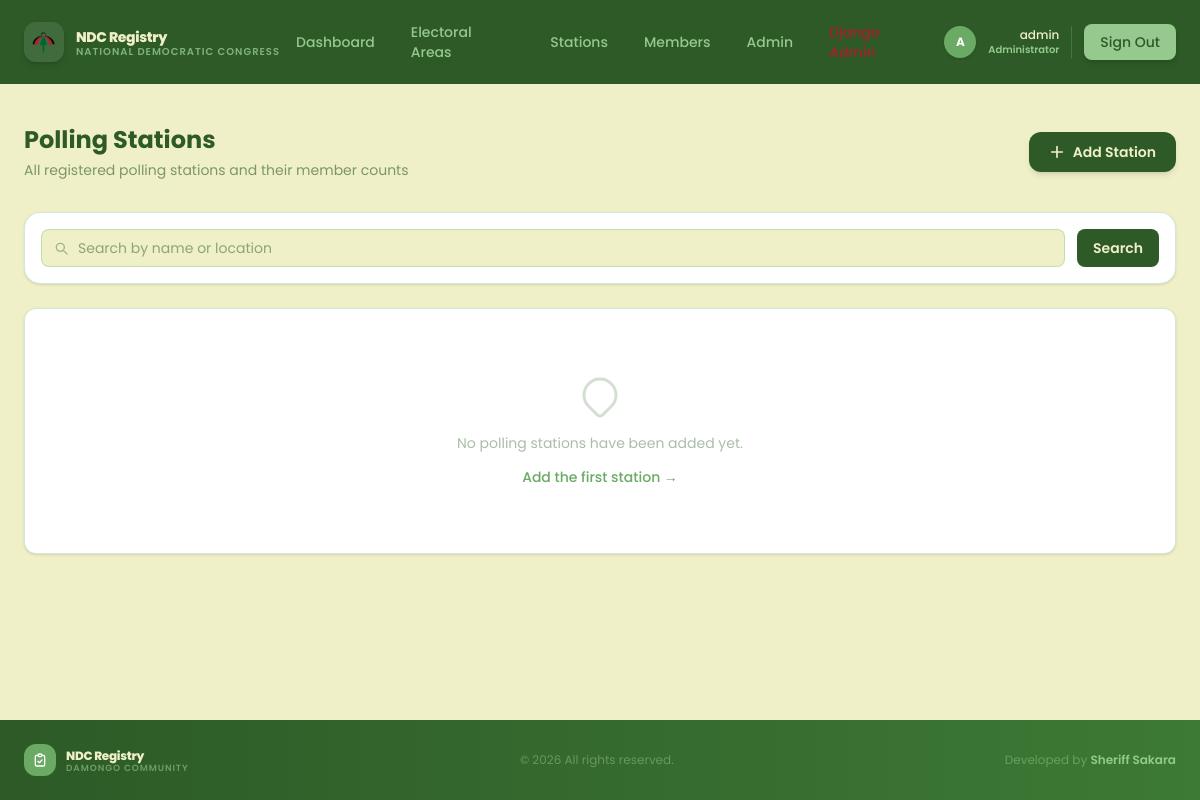
/electoral-area/1/ (signed in), run on an earlier commit of the app's database.
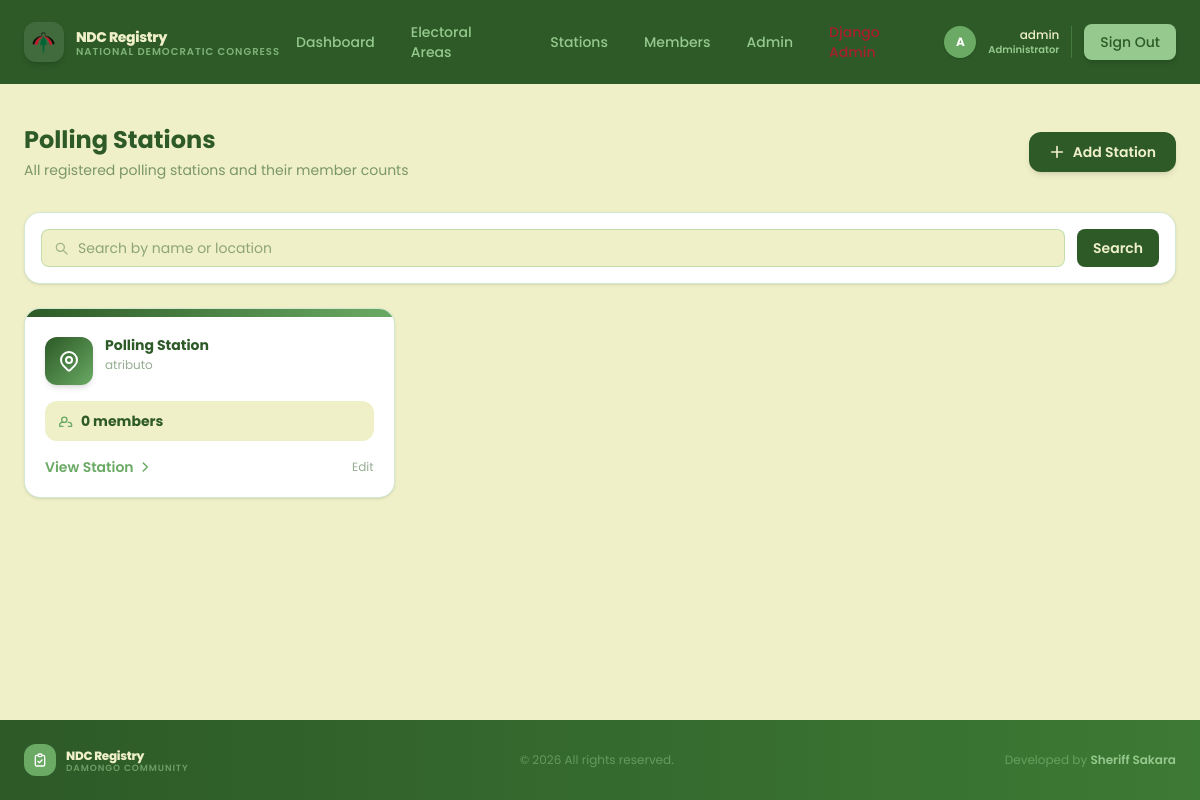
And on a later commit of the database.
### core/models.py (models this page shows)
class PollingStation(models.Model):
    name = models.CharField(max_length=100)
    location = models.CharField(max_length=200, blank=True)
    constituency = models.CharField(max_length=100, blank=True)
    description = models.TextField(blank=True)
    created_at = models.DateTimeField(auto_now_add=True)
    electoral_area = models.ForeignKey(
        ElectoralArea,
        on_delete=models.CASCADE,
        null=True,
        blank=True,
        related_name='stations',
    )
    class Meta:
        ordering = ['name']
    def __str__(self):
        return self.name
    @property
    def member_count(self):
        return self.members.count()

### core/views.py (the view)
# urls.py: path('electoral-area/<int:pk>/', views.electoral_area_details_view, name='area_detail'),
@login_required
def electoral_area_details_view(request, pk):
    electoral_area = get_object_or_404(ElectoralArea, pk=pk)
    stations = electoral_area.stations.order_by('name')
    print(f"polling stations under {electoral_area}: {stations}")
    context = {
        'stations':stations
    }
    return render(request, 'core/area_detail.html', context)

### core/models.py (called while the page is built)
    def __str__(self):
        return self.name

### templates/core/area_detail.html (shortened to what the changed rows need)
{% extends "core/base.html" %}
{% block content %}
<div class="max-w-7xl mx-auto px-6 py-10">
    <div class="flex flex-col sm:flex-row sm:items-center justify-between gap-4 mb-8 animate-fade-up">
         <div>
            <h1 class="text-2xl font-bold text-[#2d5a27]">Polling Stations</h1>
        </div>
    </div>
    {% if stations %}
    <div class="grid grid-cols-1 sm:grid-cols-2 lg:grid-cols-3 gap-5">
        {% for station in stations %}
        <div class="bg-white border border-[#95c98d]/40 rounded-2xl shadow-sm card-hover overflow-hidden
                    animate-fade-up" style="animation-delay: {{ forloop.counter0 }}00ms">
            <div class="h-2 bg-gradient-to-r from-[#2d5a27] to-[#6aaa64]"></div>
            <div class="p-5">
                <div class="flex items-start gap-3 mb-4">
                    <div class="w-12 h-12 rounded-xl bg-gradient-to-br from-[#2d5a27] to-[#6aaa64] flex items-center justify-center shrink-0 shadow-md">
                    </div>
                    <div>
                        <h3 class="text-sm font-bold text-[#2d5a27] leading-tight">{{ station.name }}</h3>
                        <p class="text-xs text-[#2d5a27]/50 mt-0.5">{{ station.location|default:"Location not set" }}</p>
                    </div>
                </div>
                <div class="flex items-center gap-2 bg-[#f0f0c8] rounded-xl px-3 py-2.5 mb-4">
                    <svg class="w-4 h-4 text-[#6aaa64]" fill="none" stroke="currentColor" stroke-width="2" viewBox="0 0 24 24">
                        <path stroke-linecap="round" stroke-linejoin="round" d="M17 20h5v-2a4 4 0 00-5-3.87M9 20H4v-2a4 4 0 015-3.87m6-4a4 4 0 11-8 0 4 4 0 018 0z"/>
                    </svg>
                    <span class="text-sm font-bold text-[#2d5a27]">{{ station.member_count }} member{{ station.member_count|pluralize }}</span>
                </div>
                <div class="flex items-center justify-between">
                    <a href="{% url 'station_detail' station.pk %}"
                       class="text-sm font-semibold text-[#6aaa64] hover:text-[#2d5a27] transition-colors flex items-center gap-1">
                        View Station
                        <svg class="w-3.5 h-3.5" fill="none" stroke="currentColor" stroke-width="2.5" viewBox="0 0 24 24">
                            <path stroke-linecap="round" stroke-linejoin="round" d="M9 5l7 7-7 7"/>
                        </svg>
                    </a>
                    {% if user.is_staff %}
                    <a href="{% url 'station_edit' station.pk %}" class="text-xs text-[#2d5a27]/50 hover:text-[#6aaa64] transition-colors">Edit</a>
                    {% endif %}
                </div>
            </div>
        </div>
        {% endfor %}
    </div>
    {% else %}
    <div class="bg-white border border-[#95c98d]/40 rounded-xl shadow-sm p-16 text-center">
        <svg class="w-12 h-12 mx-auto mb-3 text-[#2d5a27]/20" fill="none" stroke="currentColor" stroke-width="1.5" viewBox="0 0 24 24">
            <path stroke-linecap="round" stroke-linejoin="round" d="M17.657 16.657L13.414 20.9a2 2 0 01-2.828 0l-4.243-4.243a8 8 0 1111.314 0z"/>
        </svg>
        <p class="text-sm text-[#2d5a27]/40 mb-3">No polling stations have been added yet.</p>
        {% if user.is_staff %}
        <a href="{% url 'station_create' %}" class="text-sm text-[#6aaa64] hover:underline font-medium">Add the first station →</a>
        {% endif %}
    </div>
    {% endif %}
</div>
{% endblock %}

What changed in the data, as far as the page shows it:
added PollingStation: name "Polling Station", location "atributo", member_count "0"
Also different on the page:
text no longer shown: "No polling stations have been added yet. Add the first station →"
